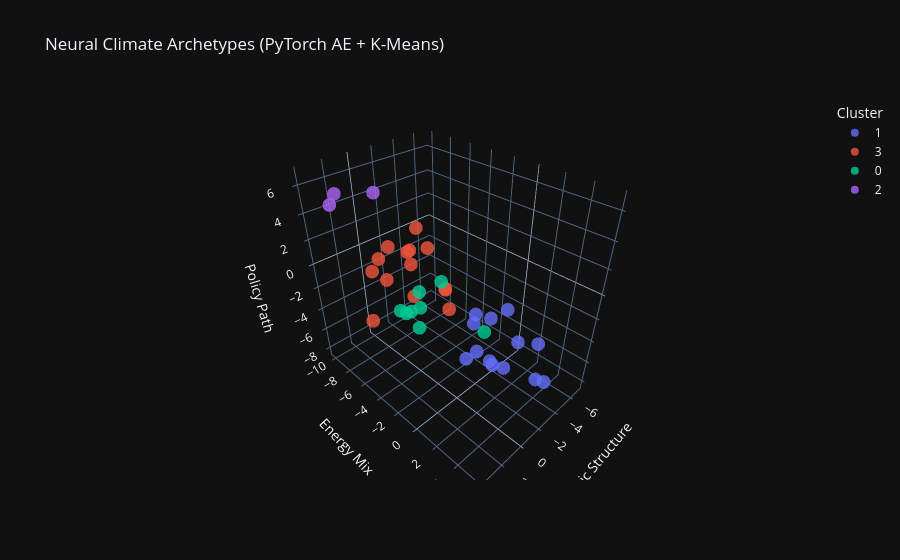

The notebook cell this image was saved under:
### Code cell
from sklearn.cluster import KMeans
import plotly.express as px
import pandas as pd

# Cluster the 3d space i got from the autoencoder
n_archetypes = 4 
kmeans = KMeans(n_clusters=n_archetypes, random_state=42, n_init=10)
neural_clusters = kmeans.fit_predict(X_ae_3d)


# Mapping the 3D coordinates back to country names and their new cluster IDs
df_archetypes = pd.DataFrame(X_ae_3d, columns=['Latent_1', 'Latent_2', 'Latent_3'])
df_archetypes['Country'] = countries
df_archetypes['Cluster'] = neural_clusters.astype(str) # String for discrete colors

# 3D plot
fig = px.scatter_3d(
    df_archetypes, 
    x='Latent_1', y='Latent_2', z='Latent_3',
    color='Cluster',
    hover_name='Country',
    title="Neural Climate Archetypes (PyTorch AE + K-Means)",
    labels={'Latent_1': 'Economic Structure', 'Latent_2': 'Energy Mix', 'Latent_3': 'Policy Path'},
    template='plotly_dark',
    opacity=0.8
)

# renders the interactive plot
fig.show()

### Figure 1 — Plotly figure (JSON) as saved in the notebook; plotly's stock layout.template omitted (floating-point values rounded to 4 significant figures)
{"data": [{"hovertemplate": "<b>%{hovertext}</b><br><br>Cluster=1<br>Economic Structure=%{x}<br>Energy Mix=%{y}<br>Policy Path=%{z}<extra></extra>", "hovertext": ["ARG", "COL", "IDN", "IND", "ISR", "JPN", "MEX", "PER", "POL", "RUS", "SAU", "TUR", "ZAF"], "legendgroup": "1", "marker": {"color": "#636efa", "opacity": 0.8, "symbol": "circle"}, "mode": "markers", "name": "1", "scene": "scene", "showlegend": true, "type": "scatter3d", "x": [-3.555, -1.003, -4.49, -4.085, -4.261, 0.1653, -1.646, -5.226, -3.287, -4.691, -6.973, -2.044, -1.313], "y": [4.917, 5.721, 0.7212, -0.07721, -0.6653, 0.9653, 3.719, 3.064, -1.497, -2.564, -1.172, -0.01882, 1.806], "z": [-6.113, -3.374, -8.357, -8.31, -4.025, -4.045, -1.988, -4.833, -4.439, -4.949, -4.966, -5.492, -4.71]}, {"hovertemplate": "<b>%{hovertext}</b><br><br>Cluster=3<br>Economic Structure=%{x}<br>Energy Mix=%{y}<br>Policy Path=%{z}<extra></extra>", "hovertext": ["AUS", "AUT", "BEL", "CHN", "CZE", "DEU", "ESP", "GBR", "GRC", "HUN", "ITA", "KOR", "NLD", "SVK"], "legendgroup": "3", "marker": {"color": "#EF553B", "opacity": 0.8, "symbol": "circle"}, "mode": "markers", "name": "3", "scene": "scene", "showlegend": true, "type": "scatter3d", "x": [2.855, -0.278, -0.9613, -0.3742, -2.67, 2.002, -0.8412, 2.642, 0.8538, -0.9157, 0.1521, -1.061, 0.6605, -0.7508], "y": [-5.568, -3.08, -4.935, -8.81, -3.919, -4.648, -2.013, -5.311, -3.303, -5.62, -4.643, -1.885, -6.053, -5.495], "z": [-2.976, 2.675, 3.19, -0.6628, -2.142, 0.5428, -0.3575, 1.189, -0.686, 0.02558, 1.904, -2.079, 1.932, 1.317]}, {"hovertemplate": "<b>%{hovertext}</b><br><br>Cluster=0<br>Economic Structure=%{x}<br>Energy Mix=%{y}<br>Policy Path=%{z}<extra></extra>", "hovertext": ["CAN", "CHL", "FIN", "FRA", "IRL", "NOR", "PRT", "SWE"], "legendgroup": "0", "marker": {"color": "#00cc96", "opacity": 0.8, "symbol": "circle"}, "mode": "markers", "name": "0", "scene": "scene", "showlegend": true, "type": "scatter3d", "x": [4.02, 0.4518, 3.619, 3.129, 3.015, 2.939, 0.3023, 2.508], "y": [0.8524, 2.644, -1.288, -0.8987, -1.512, -0.2585, -1.207, -0.817], "z": [0.8691, -0.5114, 0.6878, 0.5749, 0.03985, 1.101, 1.227, 1.745]}, {"hovertemplate": "<b>%{hovertext}</b><br><br>Cluster=2<br>Economic Structure=%{x}<br>Energy Mix=%{y}<br>Policy Path=%{z}<extra></extra>", "hovertext": ["CHE", "DNK", "NZL"], "legendgroup": "2", "marker": {"color": "#ab63fa", "opacity": 0.8, "symbol": "circle"}, "mode": "markers", "name": "2", "scene": "scene", "showlegend": true, "type": "scatter3d", "x": [2.243, 3.029, 2.288], "y": [-10.13, -7.937, -4.793], "z": [4.206, 5.919, 6.74]}], "layout": {"legend": {"title": {"text": "Cluster"}, "tracegroupgap": 0}, "scene": {"domain": {"x": [0, 1], "y": [0, 1]}, "xaxis": {"title": {"text": "Economic Structure"}}, "yaxis": {"title": {"text": "Energy Mix"}}, "zaxis": {"title": {"text": "Policy Path"}}}, "title": {"text": "Neural Climate Archetypes (PyTorch AE + K-Means)"}}}
